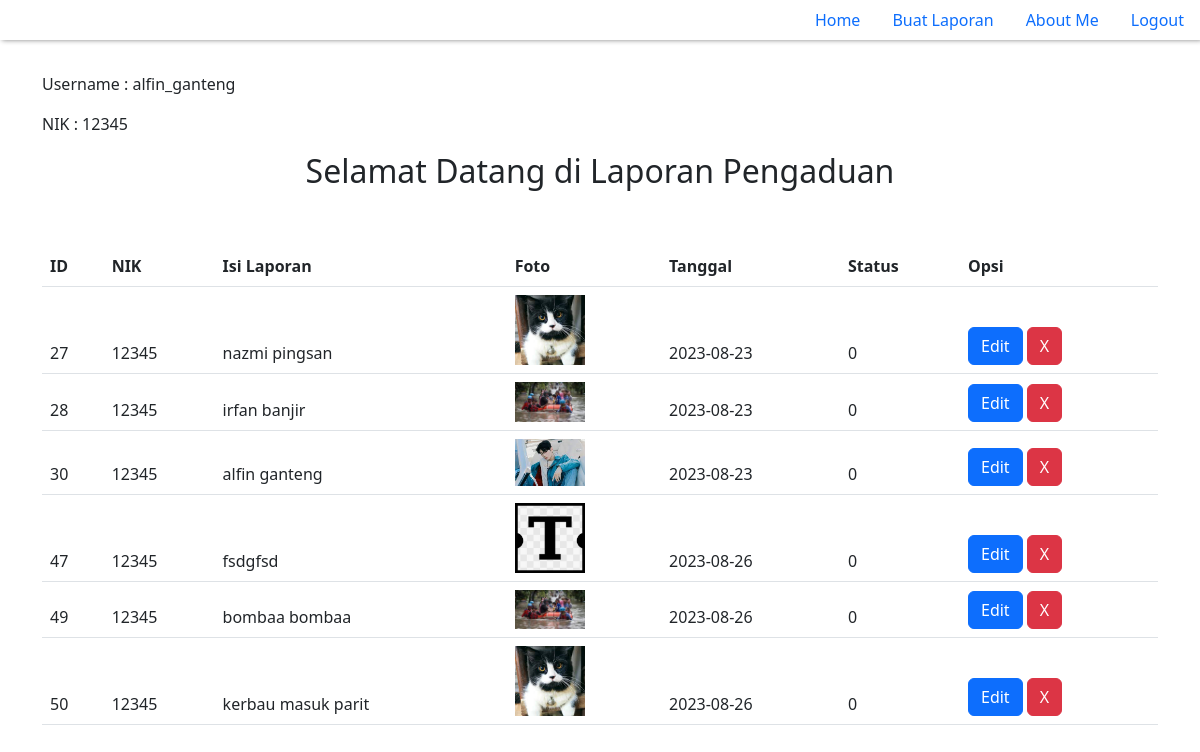
/dasboard.php (signed in), run on the app's committed database.
### tables this page shows
CREATE TABLE `pengaduan` (
  `id_pengaduan` int(11) NOT NULL,
  `tgl_pengaduan` date NOT NULL,
  `nik` char(16) NOT NULL,
  `isi_laporan` text NOT NULL,
  `foto` varchar(225) NOT NULL,
  `status` enum('0','proses','selesai') NOT NULL
);

### dasboard.php (the view, shortened to what this page needs)
<?php
  $koneksi = new PDO("mysql:host=localhost; dbname=pengaduan-masyarakat","root", "");
  $nik = $_SESSION['nik'];
  $nama = $_SESSION['username'];
  $query = $koneksi->query("select * from pengaduan where nik='$nik'");
  $data = $query->fetchAll();
   include("navbar.php");
?>
<!DOCTYPE html>
<html lang="en">
<head>
    <link rel="stylesheet" href="bs/css/bootstrap.min.css">
</head>
<body>
<br>
<div class="container">
<br>
<br>
<p>Username : <?php echo $nama; ?></p>
<p>NIK : <?php echo $nik; ?></p>
<h2 style="text-align: center;">Selamat Datang di Laporan Pengaduan</h2>
<br>
<br>
<table class="table">
  <thead>
  <tr>
      <th scope="col">ID</th>
      <th scope="col">NIK</th>
      <th scope="col">Isi Laporan</th>
      <th scope="col">Foto</th>
      <th scope="col">Tanggal</th>
      <th scope="col">Status</th>
      <th scope="col">Opsi</th>
    </tr>
  <?php foreach($data as $pengaduan){ ?>
    <tr>
        <td scope="col"><?= $pengaduan["id_pengaduan"] ?></td>
        <td scope="col"><?= $pengaduan["nik"] ?></td>
        <td scope="col"><?= $pengaduan["isi_laporan"] ?></td>
        <td scope="col"><img style="width: 70px; height: auto;" src="image/<?= $pengaduan['foto'] ?>" ></td>
        <td scope="col"><?= $pengaduan["tgl_pengaduan"] ?></td>
        <td scope="col"><?= $pengaduan["status"] ?></td>
        <td scope="col"> <a href="ubah_laporan.php?id=<?= $pengaduan['id_pengaduan']?>"> <button type="button" class="btn btn-primary">Edit</button></a>
         <a href="proses_hapus.php?id=<?= $pengaduan['id_pengaduan']?>"><button type="button" class="btn btn-danger">X</button></a></td>
    </tr>
    <?php } ?>
  </thead>
</table>
</div>
</body>
</html>

### navbar.php (shortened to what this page needs)
<!DOCTYPE html>
<html lang="en">
<head>
    <link rel="stylesheet" href="bs/css/bootstrap.min.css">
</head>
<body>
<nav style="position: fixed; width: 100%; background-color: white;">
            <ul class="nav justify-content-end" style="box-shadow: 2px 0px 5px grey; ">
                <li class="nav-item">
                    <a class="nav-link active" aria-current="page" href="dasboard.php">Home</a>
                </li>
                <li class="nav-item">
                    <a class="nav-link" href="buat_laporan.php">Buat Laporan</a>
                </li>
                <li class="nav-item">
                    <a class="nav-link" href="pembuat.php">About Me</a>
                </li>
                <li class="nav-item">
                    <a class="nav-link" href="logout.php">Logout</a>
                </li>
            </ul>
</nav>
</body>
</html>

### data on the page
pengaduan: id_pengaduan "27", nik "12345", isi_laporan "nazmi pingsan", foto (picture), tgl_pengaduan "2023-08-23", status "0"
pengaduan: id_pengaduan "28", nik "12345", isi_laporan "irfan banjir", foto (picture), tgl_pengaduan "2023-08-23", status "0"
pengaduan: id_pengaduan "30", nik "12345", isi_laporan "alfin ganteng", foto (picture), tgl_pengaduan "2023-08-23", status "0"
pengaduan: id_pengaduan "47", nik "12345", isi_laporan "fsdgfsd", foto (picture), tgl_pengaduan "2023-08-26", status "0"
pengaduan: id_pengaduan "49", nik "12345", isi_laporan "bombaa bombaa", foto (picture), tgl_pengaduan "2023-08-26", status "0"
pengaduan: id_pengaduan "50", nik "12345", isi_laporan "kerbau masuk parit", foto (picture), tgl_pengaduan "2023-08-26", status "0"

### other printed values
$nama "alfin_ganteng"
$nik "12345"
